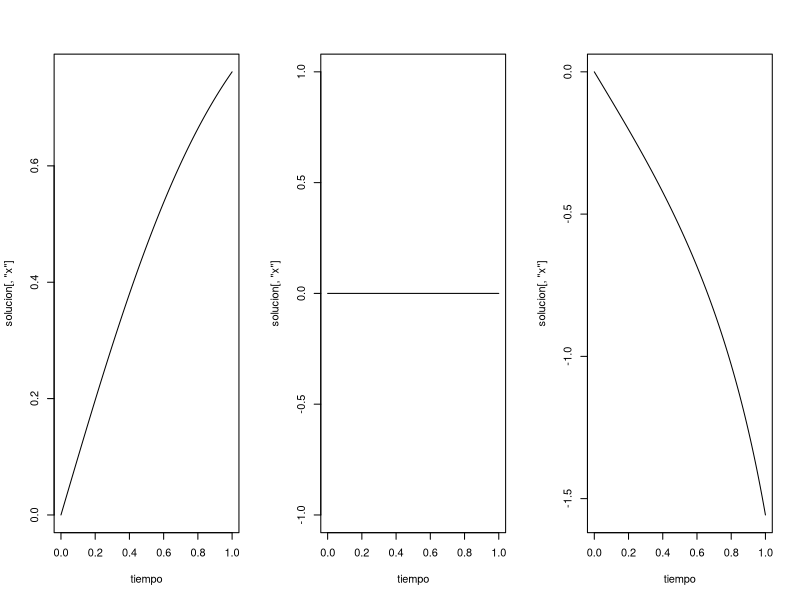

Write R code to recreate this figure.
library(deSolve)
par(mfrow=c(1,3))
A=c(1,0,-1)
for(k in 1:3){
  yini=c(x=0)
  x=function(t,y,parms){
    with(as.list(y),{
      dx=A[k]-x*x
      list(c(dx))})}
  tiempo=seq(0,1,0.01)
  solucion=ode(y=yini,times=tiempo,func=x,parms=NULL)
  plot(tiempo,solucion[,'x'],type='l')
  # plot(tiempo,R*solucion[,'i'],type='l')
  #lines(tiempo,A*sin(w[k]*tiempo)-R*solucion[,'i'],col='blue')
  #lines(tiempo,A*sin(w[k]*tiempo),col='red')
}
